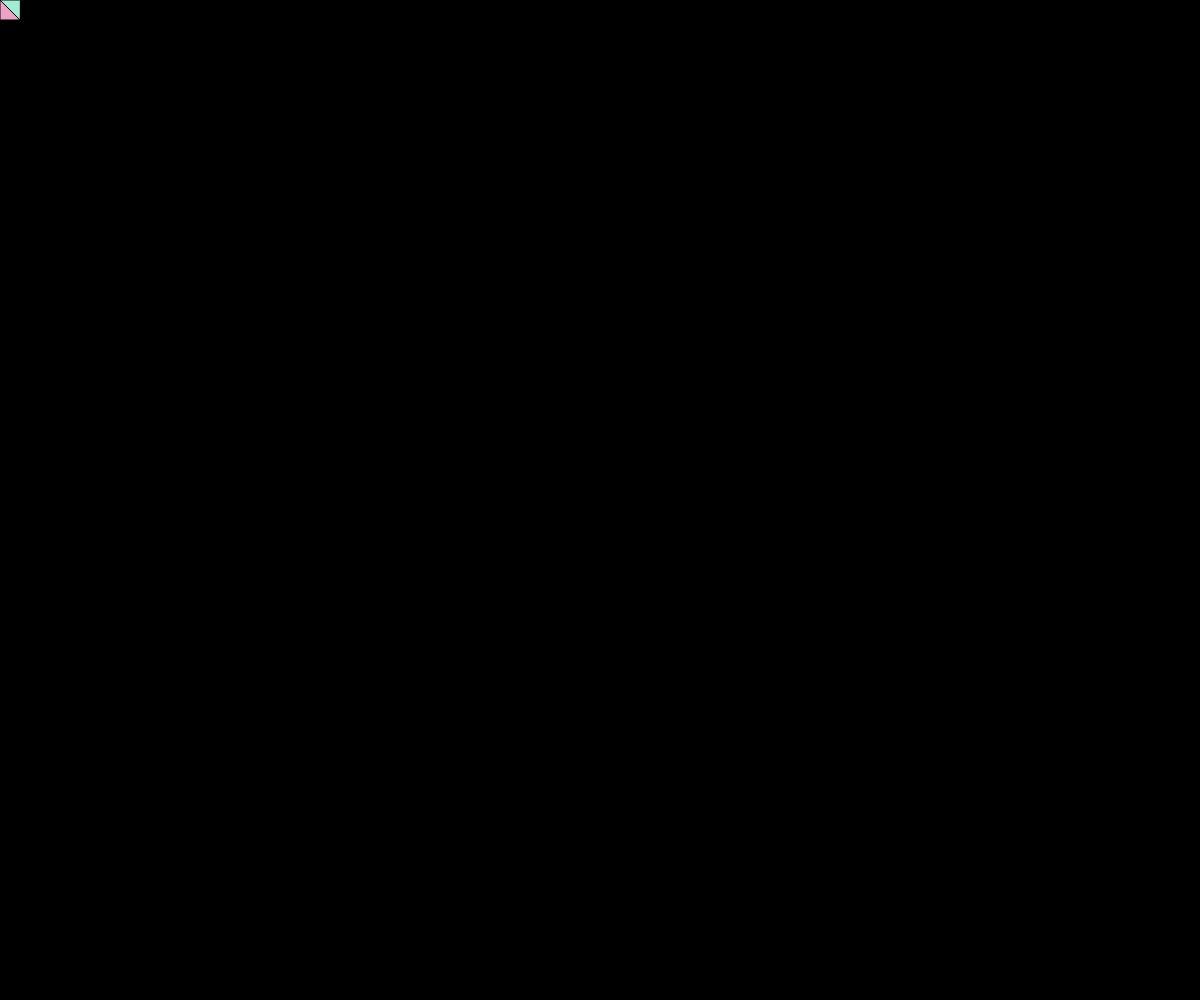
Frame 1 (no input)
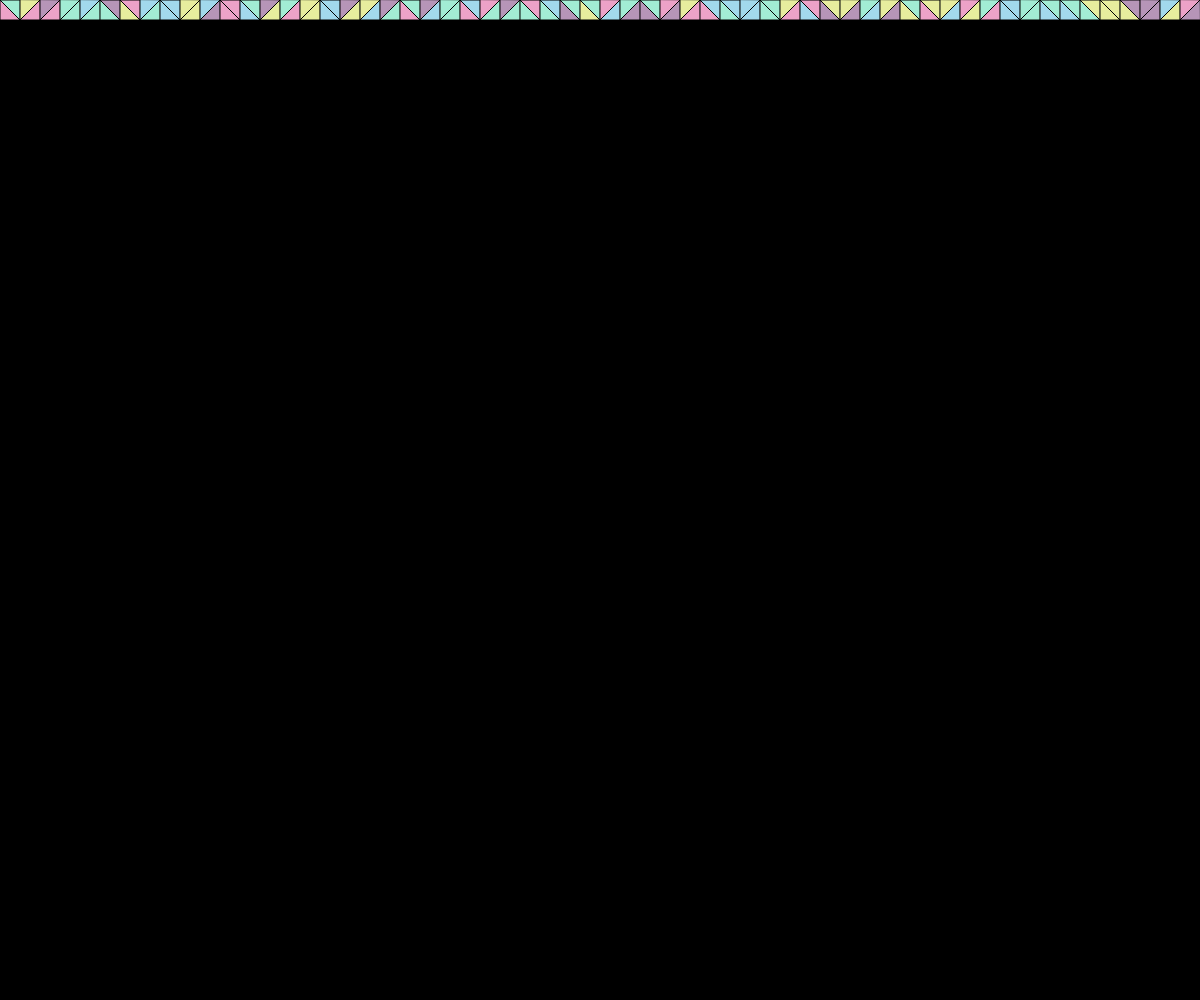
Frame 60 (no input)
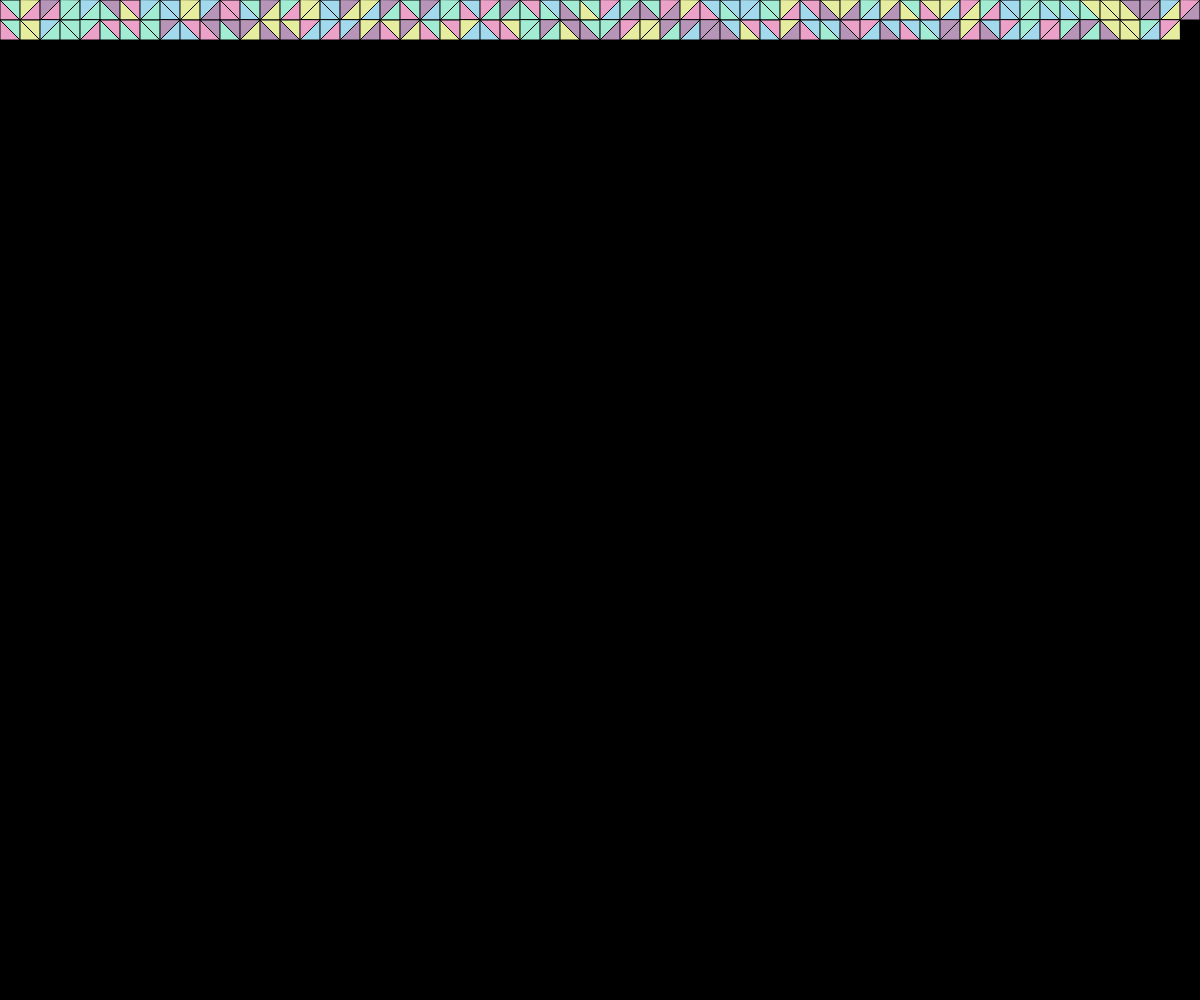
Frame 120 (the mouse pressed at the canvas centre since frame 60)

The p5.js sketch that drew these frames (run headless with seeded random() and noise() and a simulated clock; from frame 60 on, the mouse is pressed at the canvas centre):

// p5.js sketch
// ── sketch.js
function setup() {
    createCanvas(window.innerWidth, window.innerHeight);
    background(0);
    frameRate(120);
}

var drawingActive = true;

var x = 0, y = 0;
var rectSize = 20;

var colorPalettes = [['#FCF262', '#D45321', '#CBD459', '#A4CD7B', '#D49721'],
                     ['#4885ED', '#48EDD2', '#D45321'],
                     ['#00FFFF', '#FF00FF', '#FFFF00'],
                     ['#B695B8', '#ECA2C8', '#A2D9EC', '#A2ECD4', '#E7ED9E']];

function draw() {

    if(drawingActive) {
        
        if(random(1) < 0.5) {
            fillRandomFromPalette();
            triangle(x, y, x, y + rectSize, x + rectSize, y);
            fillRandomFromPalette();
            triangle(x + rectSize, y + rectSize, x, y + rectSize, x + rectSize, y);
        }
        else {
            fillRandomFromPalette();
            triangle(x, y, x, y + rectSize, x + rectSize, y + rectSize);
            fillRandomFromPalette();
            triangle(x + rectSize, y, x, y, x + rectSize, y + rectSize);
        }
        
        x += rectSize;
        if(x > window.innerWidth) {
            x = 0;
            y +=  rectSize;

            if(y > window.innerHeight) {
                drawingActive = false;
            }
        }

    }
}

function fillRandomFromPalette() {
    var chosenPalette = 3;
    var randomValue = random(colorPalettes[chosenPalette].length);
    var colorIndex = Math.floor(randomValue);
    fill(colorPalettes[chosenPalette][colorIndex]);
}
